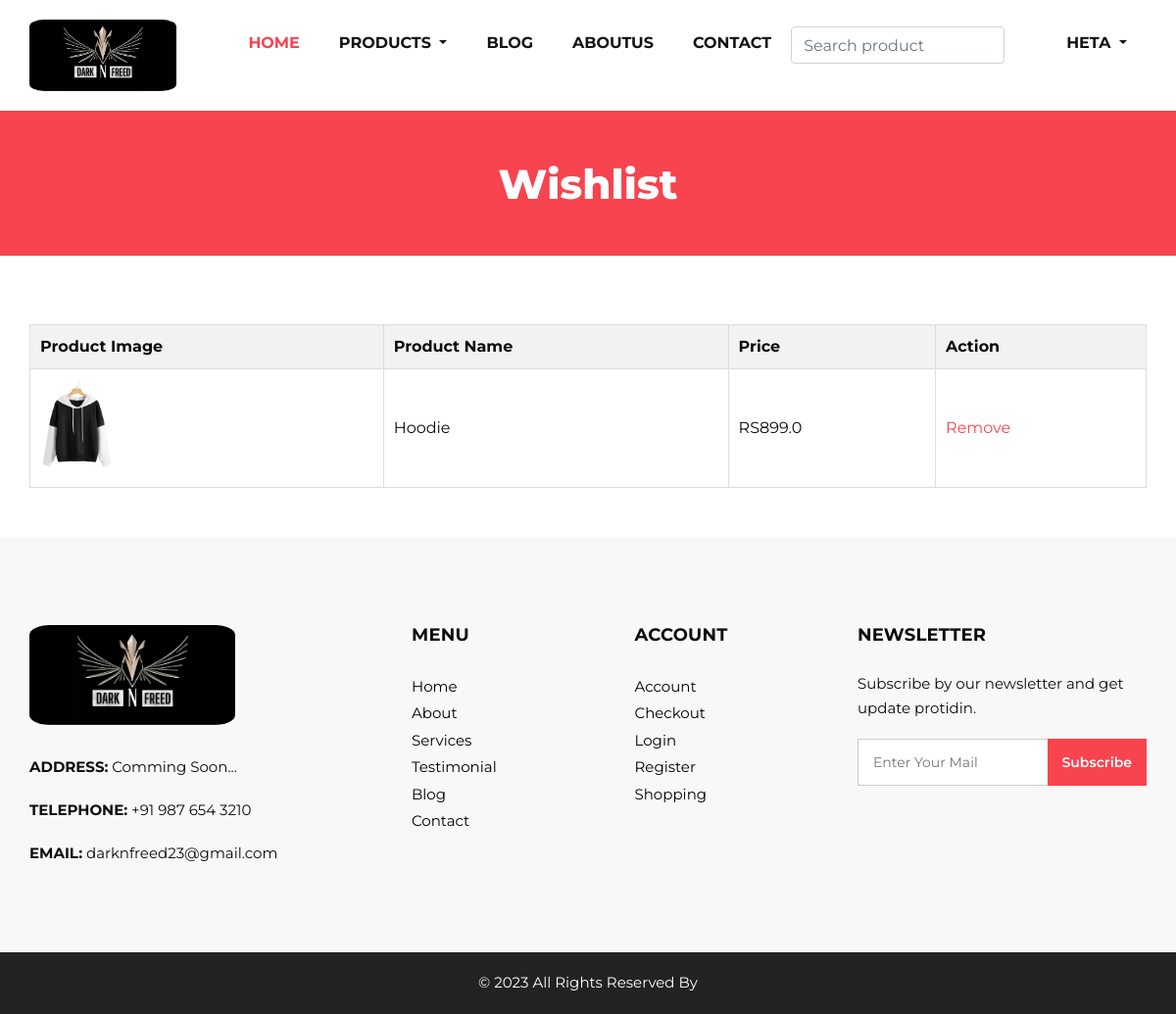
The app's page /product/wishlist/ (signed in) with its own data.
### authsystem/models.py (models this page shows)
class CustomUser(AbstractUser):
    gender_choice = models.CharField(max_length=20, choices=gender_choice,default='male')
    contact = models.CharField(max_length=10, default='')
    area_name = models.CharField(max_length=200,blank=True,null=True)
    pin_code = models.IntegerField(blank=True,null=True)
    address = models.CharField(max_length=100,blank=True,null=True)
    email = models.EmailField(default='name@email.com', blank=True, null=True)
    groups = models.ManyToManyField(Group, related_name='customuser_groups')
    user_permissions = models.ManyToManyField(Permission, related_name='customuser_permissions')

### product/models.py (models this page shows, shortened)
class WishListProduct(models.Model):
    customer_id = models.ForeignKey(CustomUser, on_delete=models.CASCADE)
    product_id = models.ForeignKey(ProductItem, on_delete=models.CASCADE)

class ProductItem(models.Model):
    P_name = models.CharField(max_length=100)
    P_Qty = models.IntegerField()
    P_Price = models.FloatField(max_length=15)
    CATAGORY_CHOICES = models.CharField(max_length=1, choices=CATAGORY_CHOICES, default='A')
    P_Image = models.ImageField(upload_to='image', blank=True, null=True)
    P_Desc = models.CharField(max_length=1000)

### product/views.py (the view)
# urls.py: path('wishlist/',views.wishlist_show,name='wishlist_show'),
def wishlist_show(request):
    login_user = CustomUser.objects.get(pk = request.user.id)
    user_id = CustomUser.objects.get(pk=request.user.id)
    wishlist_product = WishListProduct.objects.filter(customer_id= user_id)
    return render(request, 'product/wishlist.html',{'wishlist': wishlist_product,'detail': login_user,'messages': messages.get_messages(request)})

### templates/product/wishlist.html (shortened to what this page needs)
{% extends 'core/hf.html' %}
{% load static %}
{% block body %}
<section class="inner_page_head">
    <div class="container_fuild">
        <div class="row">
            <div class="col-md-12">
                <div class="full">
                    <h3>Wishlist</h3>
                </div>
            </div>
        </div>
    </div>
</section>
<section class="wishlist_section layout_padding">
    <div class="container">
        <div class="row">
            <div class="col-md-12">
                <table class="wishlist-table">
                    <thead>
                        <tr>
                            <th>Product Image</th>
                            <th>Product Name</th>
                            <th>Price</th>
                            <th>Action</th>
                        </tr>
                    </thead>
                    <tbody>
                        {% for item in wishlist %}
                        <tr>
                            <td><img src="{{item.product_id.P_Image.url}}" height="100" alt="product"></td>
                            <td>{{item.product_id.P_name}}</td>
                            <td>RS{{item.product_id.P_Price}}</td>
                            <td><a href="{% url 'product:delete_item' item.id %}">Remove</a></td>
                        </tr>
                        {% endfor %}
                    </tbody>
                </table>
            </div>
        </div>
    </div>
</section>
{% endblock %}

### templates/core/hf.html (shortened to what this page needs)
<!DOCTYPE html>
{% load static %}
<html>
<head>
   <link rel="stylesheet" type="text/css" href="{% static '/css/bootstrap.css' %}" />
   <link href="{% static '/css/font-awesome.min.css' %}" rel="stylesheet" />
   <link href="{% static '/css/style.css' %}" rel="stylesheet" />
   <link href="{% static '/css/responsive.css' %}" rel="stylesheet" />
</head>
<body>
   <div class="">
      <header class="header_section">
         <div class="container">
            <nav class="navbar navbar-expand-lg custom_nav-container ">
               <a class="navbar-brand" href="index.html">
                  <img width="150" style="border-radius:10%;" src="{% static '/images/l2.png' %}" alt="#" />
               </a>
               <div class="collapse navbar-collapse" id="navbarSupportedContent">
                  <ul class="navbar-nav">
                     {% if user.is_authenticated %}
                        <li class="nav-item active">
                           <a class="nav-link" href="{% url 'core:home' %}">Home <span class="sr-only">(current)</span></a>
                        </li>
                        <li class="nav-item dropdown">
                           <a class="nav-link dropdown-toggle" href="#" data-toggle="dropdown" role="button"
                              aria-haspopup="true" aria-expanded="true"> <span class="nav-label">Products </a>
                        </li>
                        <li class="nav-item">
                           <a class="nav-link" href="{% url 'core:blog' %}">Blog</a>
                        </li>
                        <li class="nav-item">
                           <a class="nav-link" href="{% url 'core:aboutus' %}">AboutUs</a>
                        </li>
                        <li class="nav-item">
                           <a class="nav-link" href="{% url 'product:contactus' %}">Contact</a>
                        </li>
                        <form method="GET" action="{% url 'core:search' %}" class="form-inline">
                           <input class="form-control mr-sm-2" type="text" name="query" placeholder="Search product"
                              aria-label="Search">
                           <button class="btn  my-2 my-sm-0 nav_search-btn" type="submit">
                           </button>
                        </form>
                        <li class="nav-item dropdown">
                           <a class="nav-link dropdown-toggle" href="#" data-toggle="dropdown" role="button"
                              aria-haspopup="true" aria-expanded="true"> <span class="nav-label"> {{ detail.first_name }}
                                 </a>
                        </li>
                     {% endif %}
                  </ul>
               </div>
            </nav>
         </div>
      </header>
   </div>
   {% block body %}
   {% endblock %}
   <footer>
      <div class="container">
         <div class="row">
            <div class="col-md-4">
               <div class="full">
                  <div class="logo_footer">
                     <a href="{% url 'core:home' %}"><img width="210" style="border-radius:10%;" src="{% static '/images/l2.png' %}"
                           alt="#" /></a>
                  </div>
                  <div class="information_f">
                     <p><strong>ADDRESS:</strong> Comming Soon...</p>
                     <p><strong>TELEPHONE:</strong> +91 987 654 3210</p>
                     <p><strong>EMAIL:</strong> darknfreed23@gmail.com</p>
                  </div>
               </div>
            </div>
            <div class="col-md-8">
               <div class="row">
                  <div class="col-md-7">
                     <div class="row">
                        <div class="col-md-6">
                           <div class="widget_menu">
                              <h3>Menu</h3>
                              <ul>
                                 <li><a href="{% url 'core:home' %}">Home</a></li>
                                 <li><a href="{% url 'core:aboutus' %}">About</a></li>
                                 <li><a href="{% url 'core:home' %}">Services</a></li>
                                 <li><a href="{% url 'core:home' %}">Testimonial</a></li>
                                 <li><a href="{% url 'core:blog' %}">Blog</a></li>
                                 <li><a href="{% url 'product:contactus' %}">Contact</a></li>
                              </ul>
                           </div>
                        </div>
                        <div class="col-md-6">
                           <div class="widget_menu">
                              <h3>Account</h3>
                              <ul>
                                 <li><a href="{% url 'core:profile' %}">Account</a></li>
                                 <li><a href="#">Checkout</a></li>
                                 <li><a href="{% url 'authsystem:login' %}">Login</a></li>
                                 <li><a href="{% url 'authsystem:myregister' %}">Register</a></li>
                                 <li><a href="{% url 'product:product' %}">Shopping</a></li>
                              </ul>
                           </div>
                        </div>
                     </div>
                  </div>
                  <div class="col-md-5">
                     <div class="widget_menu">
                        <h3>Newsletter</h3>
                        <div class="information_f">
                           <p>Subscribe by our newsletter and get update protidin.</p>
                        </div>
                        <div class="form_sub">
                           <form>
                              <fieldset>
                                 <div class="field">
                                    <input type="email" placeholder="Enter Your Mail" name="email" />
                                    <input type="submit" value="Subscribe" />
                                 </div>
                              </fieldset>
                           </form>
                        </div>
                     </div>
                  </div>
               </div>
            </div>
         </div>
      </div>
   </footer>
   <div class="cpy_">
      <p>© 2023 All Rights Reserved By</a></p>
   </div>
</body>
</html>

### static/css/style.css (style rules this page uses)
* { box-sizing: border-box; }
body { font-family: 'Montserrat', sans-serif; color: #0c0c0c; background-color: #ffffff; overflow-x: hidden; }
.layout_padding { padding: 70px 0; }
a, a:hover, a:focus { text-decoration: none; }
.btn, .btn:focus { outline: none !important; -webkit-box-shadow: none; box-shadow: none; }
.header_section { padding: 15px 0; }
.navbar-brand { font-family: 'Playfair Display', serif; }
.custom_nav-container { padding: 0; }
.custom_nav-container .navbar-nav { margin-left: auto; }
.custom_nav-container .navbar-nav .nav-item .nav-link { padding: 5px 20px; color: #131313; text-align: center; text-transform: uppercase; border-radius: 5px; -webkit-transition: all 0.3s; transition: all 0.3s; font-weight: 700; }
.custom_nav-container .navbar-nav .nav-item:hover .nav-link, .custom_nav-container .navbar-nav .nav-item.active .nav-link { color: #f7444e; }
.custom_nav-container .nav_search-btn { width: 35px; height: 35px; padding: 0; border: none; color: #000000; }
.inner_page_head { background: #f7444e; text-align: center; color: #fff; padding-top: 50px; padding-bottom: 40px; }
.inner_page_head h3 { font-size: 42px; font-weight: 800; }
footer { background: #f8f8f8; padding: 90px 0 70px; }
.logo_footer { margin-bottom: 30px; }
.information_f p { margin-bottom: 1.2rem; line-height: 25px; font-size: 15px; }
.widget_menu h3 { font-size: 18px; font-weight: 700; text-transform: uppercase; letter-spacing: 0.2px; margin-bottom: 25px; }
.widget_menu ul { list-style: none; padding: 0; margin: 0; }
.widget_menu ul li { float: left; width: 100%; }
.widget_menu ul li a { font-size: 15px; color: #000; margin-bottom: 0; float: left; width: 100%; margin-top: 5px; }
.field { display: flex; }
.widget_menu { float: left; width: 100%; }
div.form_sub .field input[type="email"], div.form_sub .field input[type="email"]:hover, div.form_sub .field input[type="email"]:focus { padding: 10px 110px 10px 15px; border-radius: 0; border: solid #ccc 1px; font-size: 14px; position: relative; box-shadow: none; width: 100%; height: 48px; }
.form_sub { position: relative; }
.form_sub input[type="email"] + input[type="submit"] { position: absolute; right: 0; background: #f7444e; color: #fff; border: none; top: 0px; font-size: 14px; height: 48px; font-weight: 600; padding: 0 15px; }
form input { background: #fff; border: solid #ccc 1px; padding: 15px 15px; width: 100%; font-size: 14px; margin-bottom: 20px; text-transform: none; line-height: normal; }
form input[type="submit"] { border: none; padding: 15px 45px; width: auto; font-size: 16px; text-transform: none; line-height: normal; margin: 0 auto; display: flex; background: #333; color: #fff; font-weight: 600; transition: ease all 0.1s; }
.cpy_ { background: #222; text-align: center; padding: 20px 0; }
.cpy_ p { margin: 0; color: #fff; font-size: 15px; font-weight: 400; }

### static/css/responsive.css (style rules this page uses)
@media (min-width: 1200px) { .container { max-width: 1170px; } }

### templates/product/wishlist.html (style rules this page uses)
.wishlist_section { padding: 50px 0; }
.wishlist-table { width: 100%; border-collapse: collapse; margin-top: 20px; }
.wishlist-table th, .wishlist-table td { border: 1px solid #ddd; padding: 10px; text-align: left; }
.wishlist-table th { background-color: #f2f2f2; }
.wishlist-table a { color: #f7444e; text-decoration: none; cursor: pointer; }

### records on screen
CustomUser: first_name "HETA"
WishListProduct: product_id.P_Image (picture), product_id.P_name "Hoodie", product_id.P_Price "899.0"
